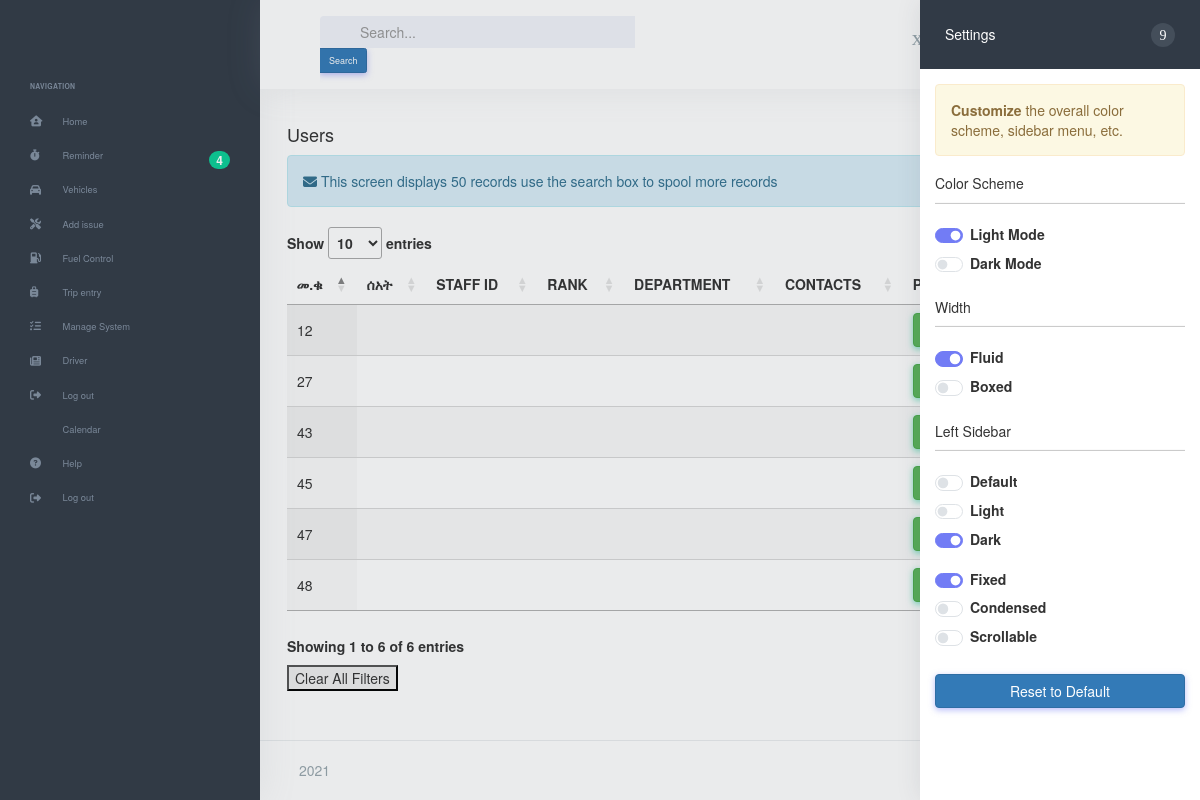
The page /driverid/atom.php (signed in) on the database its author committed.
### tables this page shows
CREATE TABLE `users` (
  `id` int(11) NOT NULL,
  `user_name` varchar(255) NOT NULL,
  `password` varchar(255) NOT NULL,
  `name` varchar(255) NOT NULL,
  `accounttype` varchar(255) NOT NULL DEFAULT 'Admin',
  `stutes` varchar(255) NOT NULL DEFAULT 'Active'
);

### driverid/chachadmin.php (the view, shortened to what this page needs)
<?php
include("db_connect.php");
?>
<!DOCTYPE HTML>
<html>
<head>
<link href="admin/css/bootstrap.css" rel='stylesheet' type='text/css' />
<link href="admin/css/custom.css" rel="stylesheet">
<link rel="stylesheet" type="text/css" href="script/sweetalert.css">
<link href="css/animate.min.css" rel="stylesheet"/>
      <link rel="stylesheet" href="css/bootstrap-dropdownhover.css">
<link rel="stylesheet" href="https://cdn.datatables.net/1.10.16/css/jquery.dataTables.min.css"/>
<link rel="stylesheet" href="https://cdn.datatables.net/buttons/1.5.1/css/buttons.dataTables.min.css"/>
</head>
  <body class="cbp-spmenu-push">
			<div class="charts">
			<div class="mid-content-top charts-grids">
				<div class="middle-content">
						<h4 class="title">Users</h4>
				<div class="alert alert-info">
                             <i class="fa fa-envelope"></i>&nbsp;This screen displays 50 records use the search box to spool more records
                         </div>
					     <table id="example" class="display nowrap" style="width:100%">
        <thead>
            <tr>
            	<th>መ.ቁ</th>
                <th>ሰአት</th>
                <th>STAFF ID</th>
                <th>RANK</th>
                <th>DEPARTMENT</th>
                <th>CONTACTS</th>
                <th>PRINT</th>
                <th>EDIT</th>
                <th>DELETE</th>
            </tr>
        </thead>
        <tbody>
        	 <?php   $sqlmember ="SELECT * FROM Users ";
			       $retrieve = mysqli_query($db,$sqlmember);
				                    $count=0;
                     while($found = mysqli_fetch_array($retrieve))
	                 {
                       $title=$found['Mtitle'];$firstname=$found['Firstname'];$sirname=$found['Sirname'];$rank=$found['Rank'];
                       $id=$found['id'];$dept=$found['Department'];$contact=$found['Email'];
			                $count=$count+1;  $get_time=$found['Time']; $time=time(); $pass=$found['Staffid'];
			      echo"<tr>    <td>$id</td>
                             <td>$title $firstname $sirname</td>
                             <td>$pass</td>
                             <td>$contact</td>
			                 <td>$dept</td>
			                 <td>$rank</td>
			                 <td>
			                   <a  href='card.php?id=$id' class='btn  btn-success' title='click to print report' ><span class='glyphicon glyphicon-print' style='color:white;'></span></a>
                              </td>
			                 <td>
			                   <a data-toggle='modal' data-id='$id' data-ie='$firstname'   data-if='$sirname' data-ig='$rank' data-ih='$dept' data-ij='$contact' data-ik='$pass' class='open-Passwords btn  btn-info' title='edit user details' href='#Passwords'><span class='glyphicon glyphicon-edit' style='color:white;'></span></a>
			                 </td>
			                 <td>
			                   <a data-id='$id'  class='open-Delete btn  btn-danger' title='delete user' ><span class='glyphicon glyphicon-trash' style='color:white;'></span></a>
			                 </td>
                             </tr>";
					 }
		           	?>
            </tbody>
    </table>
             <button id="clear-all-button">Clear All Filters</button>
				        </div>
				</div>
			</div>
</body>
</html>

### rows shown on the page
users: id "12"
users: id "27"
users: id "43"
users: id "45"
users: id "47"
users: id "48"
